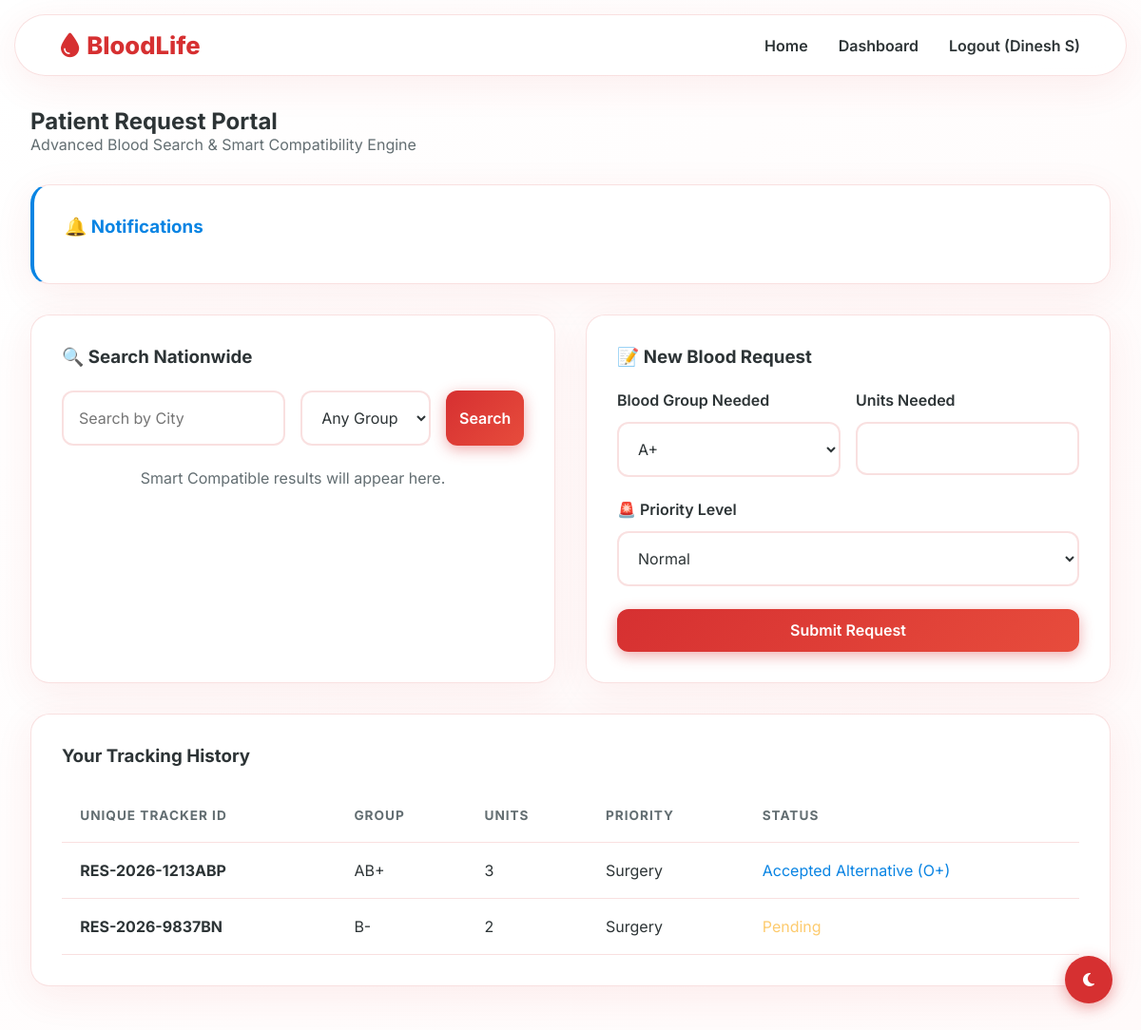
Page /dashboard/receiver (signed in) on the committed database.
### models.py (models this page shows, shortened)
class User(db.Model):
    __tablename__ = 'users'
    id = db.Column(db.Integer, primary_key=True)
    role = db.Column(db.String(20), nullable=False) # 'admin', 'donor', 'receiver', 'hospital'
    name = db.Column(db.String(100), nullable=False)
    email = db.Column(db.String(120), unique=True, nullable=False)
    password_hash = db.Column(db.String(256), nullable=False)
    blood_group = db.Column(db.String(5), nullable=True) # A+, O-, etc.
    city = db.Column(db.String(100), nullable=True)
    certificate_path = db.Column(db.String(255), nullable=True) # Path to health certs
    created_at = db.Column(db.DateTime, default=lambda: datetime.now(timezone.utc))

class Reservation(db.Model):
    __tablename__ = 'reservations'
    id = db.Column(db.Integer, primary_key=True)
    unique_id = db.Column(db.String(50), unique=True, nullable=False) # e.g., RES-2026-AB123
    user_id = db.Column(db.Integer, db.ForeignKey('users.id'), nullable=False)
    blood_group = db.Column(db.String(5), nullable=False)
    units = db.Column(db.Integer, nullable=False)
    priority_level = db.Column(db.String(20), nullable=False, default='Normal') # Emergency, Critical, Surgery, Normal
    status = db.Column(db.String(20), nullable=False, default='Pending') # Pending, Approved, Ready, Completed
    request_date = db.Column(db.DateTime, default=lambda: datetime.now(timezone.utc))
    suggested_blood_group = db.Column(db.String(5), nullable=True)
    suggested_units = db.Column(db.Integer, nullable=True)
    user = db.relationship('User', backref=db.backref('reservations', lazy=True))

### app.py (the view)
@app.route('/dashboard/receiver')
@login_required('receiver')
def receiver_dashboard():
    user = db.session.get(User, session['user_id'])
    reservations = Reservation.query.filter_by(user_id=user.id).all()
    notifications = Notification.query.filter_by(user_id=user.id).order_by(Notification.created_at.desc()).all()
    return render_template('receiver_dashboard.html', user=user, reservations=reservations, notifications=notifications)

### app.py (called while the page is built)
def login_required(role=None):
    def decorator(f):
        @wraps(f)
        def decorated_function(*args, **kwargs):
            if 'user_id' not in session:
                flash("Please log in to access this page.", "danger")
                return redirect(url_for('login'))
            if role and session.get('user_role') != role:
                flash("Unauthorized access.", "danger")
                return redirect(url_for('dashboard'))
            return f(*args, **kwargs)
        return decorated_function
    return decorator

@app.before_request
def make_session_permanent():
    session.permanent = True
    app.permanent_session_lifetime = timedelta(minutes=60)

### templates/receiver_dashboard.html (shortened to what this page needs)
{% extends 'base.html' %}
{% block content %}
<div style="margin-bottom: 2rem;">
    <h2>Patient Request Portal</h2>
    <p style="color: var(--text-muted);">Advanced Blood Search & Smart Compatibility Engine</p>
</div>
{% if notifications %}
<div class="card glass" style="margin-bottom: 2rem; border-left: 4px solid var(--info);">
    <h3 style="color: var(--info);">🔔 Notifications</h3>
</div>
{% endif %}
<div style="display: grid; grid-template-columns: 1fr 1fr; gap: 2rem;">
    <div class="card glass">
        <h3>🔍 Search Nationwide</h3>
        <div style="display: flex; gap: 1rem; margin-top: 1.5rem;">
            <input type="text" id="searchCity" class="form-control" placeholder="Search by City">
            <select id="searchGroup" class="form-control" style="width: auto;">
                <option value="">Any Group</option>
            </select>
            <button onclick="performSearch()" class="btn btn-primary">Search</button>
        </div>
        <div id="searchResults" style="margin-top: 1.5rem;">
            <p style="color: var(--text-muted); text-align: center;">Smart Compatible results will appear here.</p>
        </div>
    </div>
    <div class="card glass">
        <h3>📝 New Blood Request</h3>
        <form method="POST" action="{{ url_for('request_blood') }}" style="margin-top: 1.5rem;">
            <div style="display: grid; grid-template-columns: 1fr 1fr; gap: 1rem;">
                <div class="form-group">
                    <label class="form-label">Blood Group Needed</label>
                    <select name="blood_group" class="form-control" required>
                        <option value="A+">A+</option>
                    </select>
                </div>
                <div class="form-group">
                    <label class="form-label">Units Needed</label>
                    <input type="number" name="units" class="form-control" required min="1" max="50">
                </div>
            </div>
            <div class="form-group">
                <label class="form-label">🚨 Priority Level</label>
                <select name="priority" class="form-control" required>
                    <option value="Normal">Normal</option>
                </select>
            </div>
            <button type="submit" class="btn btn-primary" style="width: 100%;">Submit Request</button>
        </form>
    </div>
</div>
<div class="card glass" style="margin-top: 2rem;">
    <h3>Your Tracking History</h3>
    <table class="table">
        <thead>
            <tr>
                <th>Unique Tracker ID</th>
                <th>Group</th>
                <th>Units</th>
                <th>Priority</th>
                <th>Status</th>
            </tr>
        </thead>
        <tbody>
            {% for req in reservations %}
            <tr>
                <td><strong>{{ req.unique_id }}</strong></td>
                <td>{{ req.blood_group }}</td>
                <td>{{ req.units }}</td>
                <td>
                    {% if req.priority_level == 'Critical' or req.priority_level == 'Emergency' %}
                        <span style="color: var(--danger); font-weight: bold;">{{ req.priority_level }}</span>
                    {% else %}
                        {{ req.priority_level }}
                    {% endif %}
                </td>
                <td>
                    {% if req.status == 'Pending' %}
                        <span style="color: var(--warning);">{{ req.status }}</span>
                    {% elif req.status == 'Approved' %}
                        <span style="color: var(--info);">{{ req.status }}</span>
                    {% elif req.status == 'Accepted Alternative' %}
                        <span style="color: var(--info);">{{ req.status }} ({{ req.suggested_blood_group }})</span>
                    {% else %}
                        <span style="color: var(--success);">{{ req.status }}</span>
                    {% endif %}
                </td>
            </tr>
            {% else %}
            <tr><td colspan="5">No requests made yet.</td></tr>
            {% endfor %}
        </tbody>
    </table>
</div>
{% endblock %}

### templates/base.html (shortened to what this page needs)
<!DOCTYPE html>
<html lang="en">
<head>
    <link rel="stylesheet" href="https://cdnjs.cloudflare.com/ajax/libs/font-awesome/6.4.0/css/all.min.css">
    <link rel="stylesheet" href="{{ url_for('static', filename='css/style.css') }}">
</head>
<body>
    <nav class="navbar glass">
        <a href="{{ url_for('index') }}" class="nav-brand">
            <i class="fa-solid fa-droplet"></i> BloodLife
        </a>
        <div class="nav-links">
            <a href="{{ url_for('index') }}">Home</a>
            {% if session.get('user_id') %}
                <a href="{{ url_for('dashboard') }}">Dashboard</a>
                <a href="{{ url_for('logout') }}">Logout ({{ session.get('user_name') }})</a>
            {% else %}
                <a href="{{ url_for('login') }}">Login</a>
                <a href="{{ url_for('register') }}">Register</a>
            {% endif %}
        </div>
    </nav>
    <div class="theme-toggle" onclick="toggleTheme()" style="position: fixed; bottom: 30px; right: 30px; z-index: 1000; width: 50px; height: 50px; background: var(--primary); color: white; border-radius: 50%; display: flex; align-items: center; justify-content: center; cursor: pointer; box-shadow: 0 4px 15px var(--primary-glow); transition: transform 0.3s ease;">
        <i class="fas fa-moon" id="theme-icon"></i>
    </div>
    <main class="container">
        {% block content %}{% endblock %}
    </main>
</body>
</html>

### static/css/style.css (style rules this page uses)
:root { --primary: #d63031; --primary-glow: rgba(214, 48, 49, 0.4); --secondary: #e74c3c; --bg-gradient-1: #ffffff; --bg-gradient-2: #fff5f5; --text-main: #2d3436; --text-muted: #636e72; --glass-bg: rgba(255, 255, 255, 0.85); --glass-border: rgba(214, 48, 49, 0.15); --glass-shadow: 0 10px 40px 0 rgba(214, 48, 49, 0.08); --success: #00b894; --warning: #fdcb6e; --danger: #d63031; --info: #0984e3; --card-bg: var(--glass-bg); --nav-bg: rgba(255, 255, 255, 0.8); }
* { box-sizing: border-box; margin: 0; padding: 0; font-family: 'Inter', -apple-system, sans-serif; }
body { background: linear-gradient(-45deg, var(--bg-gradient-1), var(--bg-gradient-2), var(--bg-gradient-3, var(--bg-gradient-1))); background-size: 400% 400%; animation: gradientBG 15s ease infinite; color: var(--text-main); min-height: 100vh; display: flex; flex-direction: column; transition: background 0.5s ease, color 0.5s ease; }
.glass { background: var(--glass-bg); backdrop-filter: blur(16px); -webkit-backdrop-filter: blur(16px); border: 1px solid var(--glass-border); box-shadow: var(--glass-shadow); border-radius: 20px; overflow: hidden; }
.navbar { display: flex; justify-content: space-between; align-items: center; padding: 1rem 3rem; position: sticky; top: 15px; margin: 0 15px; z-index: 100; border-radius: 100px; background: var(--nav-bg); }
.nav-brand { font-size: 1.6rem; font-weight: 800; color: var(--primary); text-decoration: none; display: flex; align-items: center; gap: 0.5rem; text-transform: tracking; }
.nav-links { display: flex; gap: 2rem; align-items: center; }
.nav-links a { text-decoration: none; color: var(--text-main); font-weight: 600; transition: color 0.3s ease; }
.container { max-width: 1400px; margin: 0 auto; padding: 3rem 2rem; flex: 1; width: 100%; }
.btn { display: inline-flex; align-items: center; justify-content: center; gap: 0.5rem; padding: 0.8rem 1.8rem; border-radius: 12px; border: none; cursor: pointer; font-weight: 600; text-decoration: none; transition: all 0.3s cubic-bezier(0.25, 0.8, 0.25, 1); font-size: 1rem; position: relative; overflow: hidden; }
.btn::after { content: ''; position: absolute; top: 50%; left: 50%; width: 0; height: 0; background: rgba(255, 255, 255, 0.2); border-radius: 50%; transform: translate(-50%, -50%); transition: width 0.6s ease, height 0.6s ease; }
.btn-primary { background: linear-gradient(135deg, var(--primary), var(--secondary)); color: white; box-shadow: 0 4px 15px var(--primary-glow); }
.form-group { margin-bottom: 1.5rem; }
.form-label { display: block; margin-bottom: 0.8rem; font-weight: 600; color: var(--text-main); }
.form-control { width: 100%; padding: 1rem; border-radius: 12px; border: 2px solid var(--glass-border); background: var(--glass-bg); color: var(--text-main); transition: all 0.3s ease; font-size: 1rem; }
.card { padding: 2rem; transition: transform 0.4s cubic-bezier(0.175, 0.885, 0.32, 1.275), box-shadow 0.4s ease; position: relative; z-index: 1; }
.table { width: 100%; border-collapse: separate; border-spacing: 0; margin-top: 1.5rem; }
.table th, .table td { padding: 1.2rem; text-align: left; border-bottom: 1px solid var(--glass-border); }
.table th { font-weight: 700; color: var(--text-muted); text-transform: uppercase; font-size: 0.85rem; letter-spacing: 1px; }
.table tbody tr { transition: background-color 0.2s ease; }

### rows in the picture
User: get "Dinesh S"
Reservation: unique_id "RES-2026-1213ABP", blood_group "AB+", units "3", priority_level "Surgery", status "Accepted Alternative", suggested_blood_group "O+"
Reservation: unique_id "RES-2026-9837BN", blood_group "B-", units "2", priority_level "Surgery", status "Pending"
